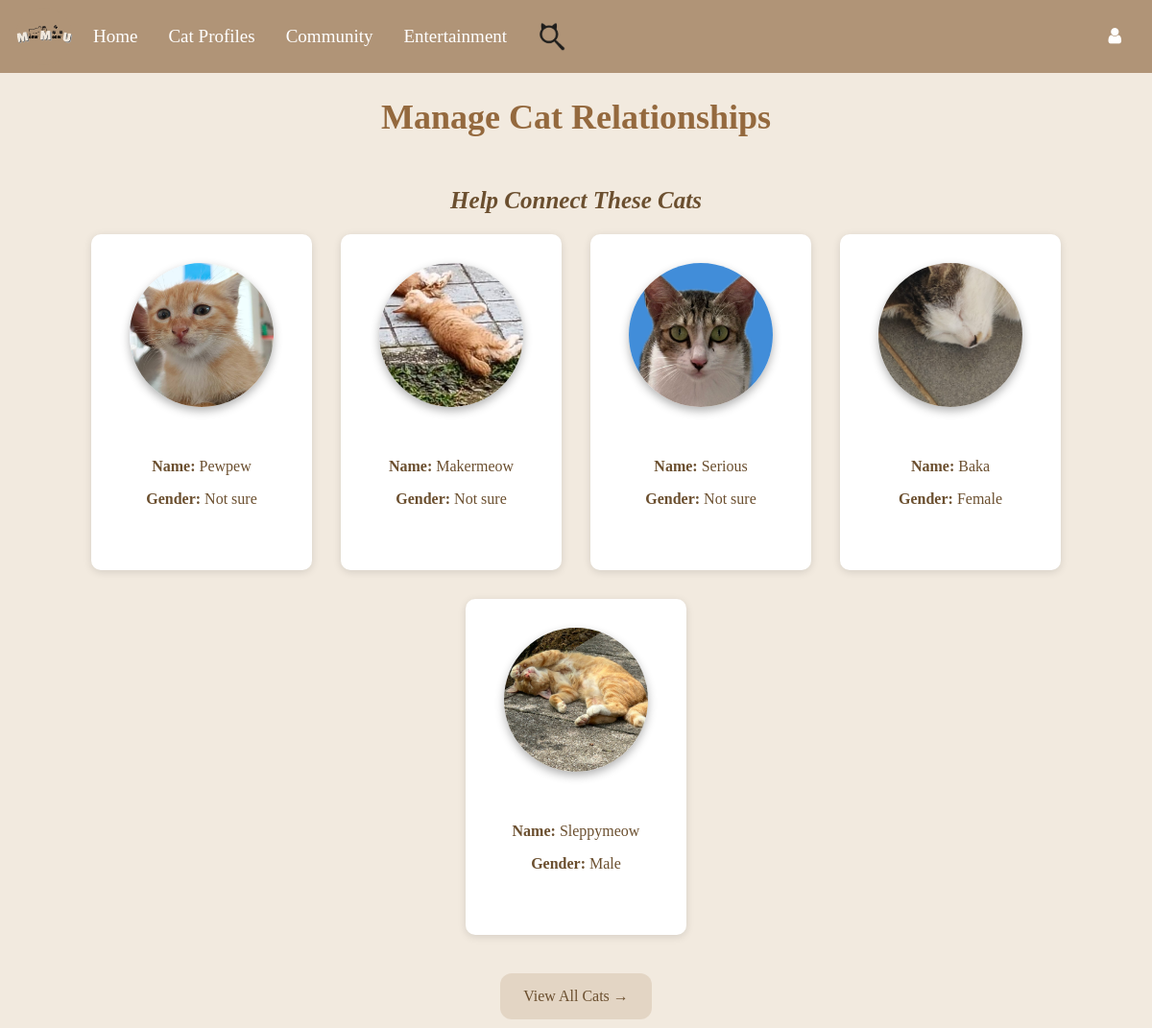
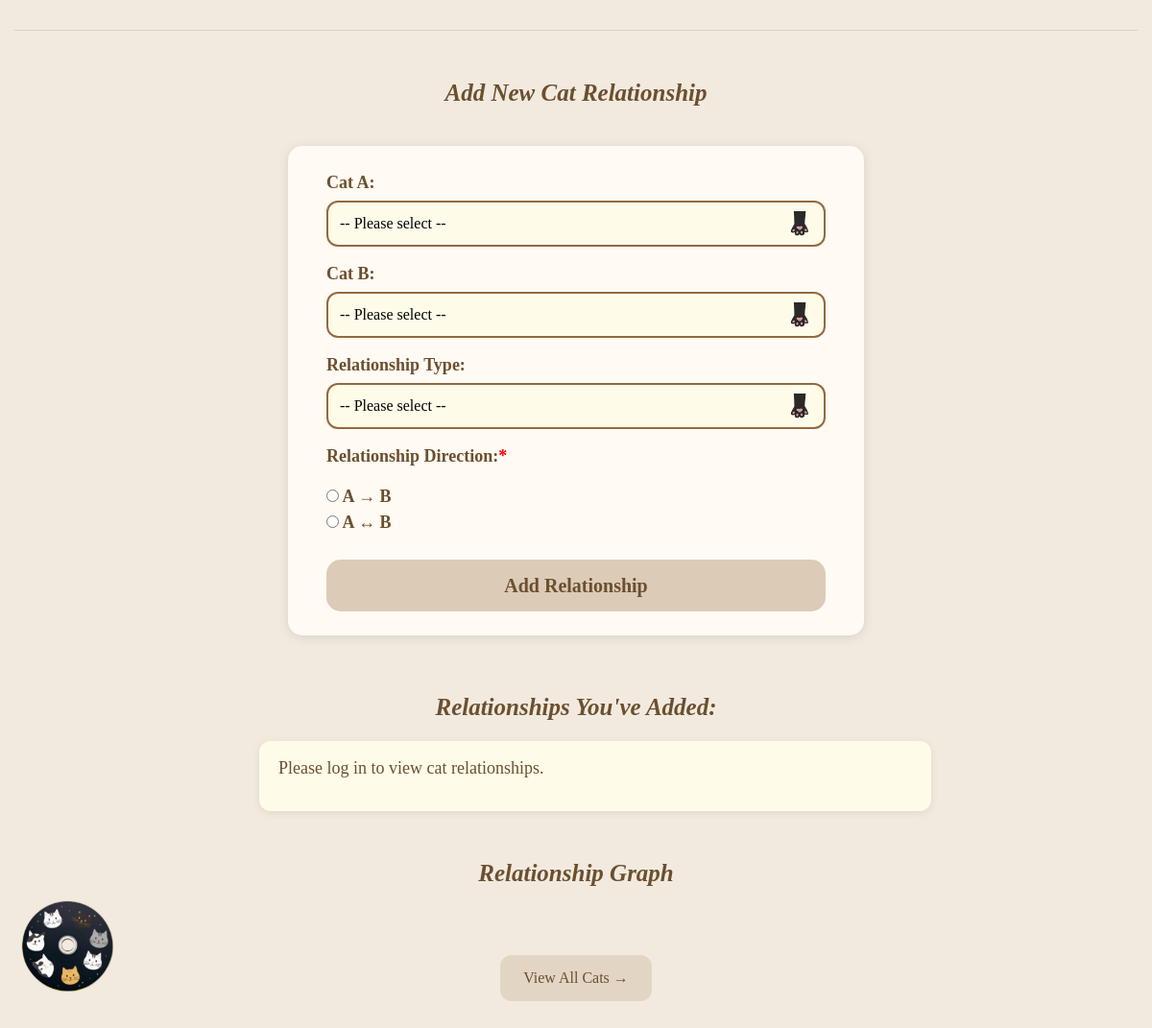
Screenshot of /relationship_feature with the database file from the repository (2 pictures, top to bottom).
### tables this page shows
CREATE TABLE "profiles" (
	"id"	INTEGER,
	"name"	TEXT NOT NULL,
	"gender"	TEXT NOT NULL,
	"color"	TEXT NOT NULL,
	"description"	TEXT,
	"photo"	TEXT NOT NULL,
	"creator"	TEXT NOT NULL,
	PRIMARY KEY("id" AUTOINCREMENT)
);

### Website/relationship.py (the view, shortened to what this page needs)
@relationship_bp.route('/relationship_feature', methods=['GET', 'POST'])
def relationship_feature():
    conn = get_db_connection()
    cursor = conn.cursor()
    all_cats = cursor.execute("SELECT id, name, gender, photo FROM profiles ORDER BY name ASC").fetchall()
    cat_photos = get_cat_photos(all_cats)
    if len(all_cats) >= 5:
        random_cats = random.sample(all_cats, 5)
    else:
        random_cats = all_cats
    if current_user.is_authenticated:
        relations = cursor.execute("""
            SELECT rel.id, rel.catA_id, rel.catB_id, rel.relation_type, rel.direction,
                p1.name AS catA_name, p1.photo AS catA_photo,
                p2.name AS catB_name, p2.photo AS catB_photo
            FROM cat_relationship rel
            JOIN profiles p1 ON rel.catA_id = p1.id
            JOIN profiles p2 ON rel.catB_id = p2.id
            WHERE rel.user_id = ?
        """, (current_user.id,)).fetchall()
    else:
        relations = []
    graph_svg = generate_graph(relations, cat_photos)
    return render_template(
        'relationship_manager.html',
        user=current_user,
        random_cats=random_cats,
        all_cats=all_cats,
        relations=relations,
        tree_img=graph_svg,
    )

### Website/relationship.py (called while the page is built, shortened)
def get_db_connection():
    db_path = os.path.join(os.path.dirname(__file__), '..', 'instance', 'datebase.db')
    db_path = os.path.abspath(db_path)
    conn = sqlite3.connect(db_path)
    conn.row_factory = sqlite3.Row
    return conn

def get_cat_photos(all_cats):
    cat_photos = {}
    for cat in all_cats:
        if cat['photo'] and os.path.exists(os.path.join(current_app.static_folder, 'uploads', cat['photo'])):
            cat_photos[cat['name']] = os.path.join(current_app.static_folder, 'uploads', cat['photo'])
        else:
            cat_photos[cat['name']] = os.path.join(current_app.static_folder, 'uploads', 'default.png')
    return cat_photos

def generate_graph(relations, cat_photos, filename='cat_relationship_tree'):
    if not relations:
        return None

### Website/templates/relationship_manager.html (shortened to what this page needs)
{% extends 'base.html' %}
{% block content %}
<h1>Manage Cat Relationships</h1>
<h2>Help Connect These Cats</h2>
<div class="cat-grid">
    {% for cat in random_cats %}
        <div class="cat-card">
            <a href="/single_profile?name={{ cat.name | lower }}">
                {% if cat.photo %}
                    <img class="profile-picture" src="{{ url_for('static', filename='uploads/' + cat['photo']) }}" alt="{{ cat['name'] }}">
                {% else %}
                    <img class="profile-picture" src="{{ url_for('static', filename='uploads/default.png') }}" alt="Default Placeholder">
                {% endif %}
                <p><strong>Name: </strong>{{ cat.name }}</p>
                <p><strong>Gender: </strong>{{ cat.gender }}</p>
            </a>
        </div>
    {% endfor %}
</div>
<button class="button" onclick="location.href='{{ url_for('catprofile.view_profiles') }}'">
    View All Cats →
</button>
<hr>
<h2>Add New Cat Relationship</h2>
<form method="POST" action="{{ url_for('relationship.relationship_feature') }}">
    <label>Cat A:
    <select name="catA_id" required>
        <option value="" disabled selected hidden>-- Please select --</option>
    </select>
    </label>
    <label>Cat B:
    <select name="catB_id" required>
        <option value="" disabled selected hidden>-- Please select --</option>
    </select>
    </label>
    <label>Relationship Type:
    <select name="relation_type" id="relation_type" required onchange="checkOther(this)">
        <option value="" disabled selected hidden>-- Please select --</option>
    </select>
    </label>
    <label>Relationship Direction:<span style="color:red;">*</span></label>
        <input type="radio" name="direction" value="forward" required> A → B<br>
        <input type="radio" name="direction" value="both" required> A ↔ B<br>
        <button type="submit">Add Relationship</button>
</form>
<h2>Relationships You've Added:</h2>
<ul>
{% if user.is_authenticated%}
    {% if relations|length == 0 %}
        <li class="relationship-item">
            <div class="relationship-content">
                <p>You haven't added any relationships yet.</p>
            </div>
        </li>
    {% else %}
        {% for rel in relations %}
            <li class= "relationship-item">
                <div class="relationship-content">
                    <div class="cat-info">
                        <img src="{{ url_for('static', filename='uploads/' + rel.catA_photo if rel.catA_photo else 'uploads/default.png') }}" alt="{{ rel.catA_name }}">
                        {{ rel.catA_name }}
                    </div>
                    <div class="relation-type-arrow">
                        <div class="type">
                            {{ rel.relation_type }}
                        </div>
                        <div class="arrow">
                            {% if rel.direction == 'forward' %}
                                &#8594;
                            {% elif rel.direction == 'both' %}
                                &#8596;
                            {% endif %}
                        </div>
                    </div>
                    <div class="cat-info">
                        <img src="{{ url_for('static', filename='uploads/' + rel.catB_photo if rel.catB_photo else 'uploads/default.png') }}" alt="{{ rel.catB_name }}">
                        {{ rel.catB_name }}
                    </div>
                    <div class="action-buttons">
                        <button class = "action-button" onclick="openEditModal({{ rel.id }}, '{{ rel.catA_id }}', '{{ rel.catB_id }}', '{{ rel.relation_type }}', '{{ rel.direction }}')">
                            Edit
                        </button>
                        <form method="POST"  class="inline" action="{{ url_for('relationship.relationship_feature') }}" onsubmit="return confirm('Are you sure you want to delete this relationship?');" style="margin-left: 20px;">
                            <input type="hidden" name="action" value="delete" />
                            <input type="hidden" name="rel_id" value="{{ rel.id }}" />
                            <button class = "action-button" type="submit">Delete</button>
                        </form>
                    </div>
                </div>
            </li>
        {% endfor %}
    {% endif %}
{% else %}
    <li class="relationship-item">
        <div class="relationship-content">
            <p>Please log in to view cat relationships.</p>
        </div>
    </li>
{% endif %}
</ul>
<h2>Relationship Graph</h2>
<div class="button-container">
    <button class="button" onclick="location.href='{{ url_for('relationship.view_graph') }}'">
        View All Cats →
    </button>
</div>
</body>
{% endblock %}

### Website/templates/base.html (style rules this page uses)
body { background-color: #f9f4ef; }

### Website/templates/relationship_manager.html (style rules this page uses)
html, body { margin: 0; padding: 0; box-sizing: border-box; font-family: 'Times New Roman', Times, serif; background-color: #f2eadf; color: #6b4f2f; }
h1 { font-weight: bold; color: #94693e; text-align: center; font-size: 36px; margin-bottom: 10px; padding-top: 25px; }
h2 { font-weight: bold; font-size: 25px; color: #6b4f2f; text-align: center; font-style: italic; margin-top: 50px; margin-bottom: 20px; }
.cat-grid { display: flex; flex-wrap: wrap; justify-content: center; gap: 30px; margin-top: 20px; max-width: 90%; margin-left: auto; margin-right: auto; }
.cat-card { background-color: #ffffff; padding: 30px; width: 230px; height: 350px; border-radius: 10px; box-shadow: 0 2px 8px rgba(0, 0, 0, 0.12); cursor: pointer; text-align: center; display: flex; flex-direction: column; justify-content: flex-start; transition: transform 0.3s ease, box-shadow 0.3s ease; color: #6b4f2f; }
.cat-card img { width: 150px; height: 150px; border-radius: 50%; margin-bottom: 40px; object-fit: cover; box-shadow: 0 4px 10px rgba(0, 0, 0, 0.3); transition: transform 0.3s ease; }
.cat-card p { margin: 10px 0; }
.cat-card a { text-decoration: none; color: inherit; }
form { max-width: 600px; margin: 40px auto 60px auto; background-color: #fffaf3; border-radius: 15px; padding: 25px 40px; box-shadow: 0 2px 12px rgba(0, 0, 0, 0.1); color: #6b4f2f; font-weight: bold; font-size: 18px; }
form label { display: block; margin-bottom: 15px; }
form select { width: 100%; padding: 10px 12px; border-radius: 12px; border: 2px solid #94693e; background-color: #fffbe9; font-size: 16px; outline: none; cursor: pointer; -webkit-appearance: none; -moz-appearance: none; appearance: none; background-image: url("/static/cat_paws_icon.png"); background-repeat: no-repeat; background-position: right 12px center; background-size: 24px; margin-top: 5px; }
form button { width: 100%; padding: 12px; background-color: #dccbb7; border-radius: 15px; border: none; color: #6b4f2f; font-size: 20px; font-weight: bold; cursor: pointer; transition: transform 0.2s ease; margin-top: 25px; }
.relationship-item { background: #fffbe9; color: #6b4f2f; max-width: 700px; margin: 0 auto 80px auto; font-size: 18px; padding: 15px 160px 15px 20px; border-radius: 12px; box-shadow: 0 2px 8px rgba(0, 0, 0, 0.08); margin-bottom: 18px; display: flex; justify-content: space-between; align-items: center; position: relative; }
.relationship-content { display: flex; align-items: center; gap: 20px; width: 100%; }
.button { display: block; margin: 40px auto; padding: 12px 24px; font-size: 16px; background-color: #dccbb7a5; color: #6b4f2f; border: none; border-radius: 12px; transition: transform 0.8s ease; cursor: pointer; }

### rows the page displays
profiles: photo (picture), name "Pewpew", gender "Not sure"
profiles: photo (picture), name "Makermeow", gender "Not sure"
profiles: photo (picture), name "Serious", gender "Not sure"
profiles: photo (picture), name "Baka", gender "Female"
profiles: photo (picture), name "Sleppymeow", gender "Male"
